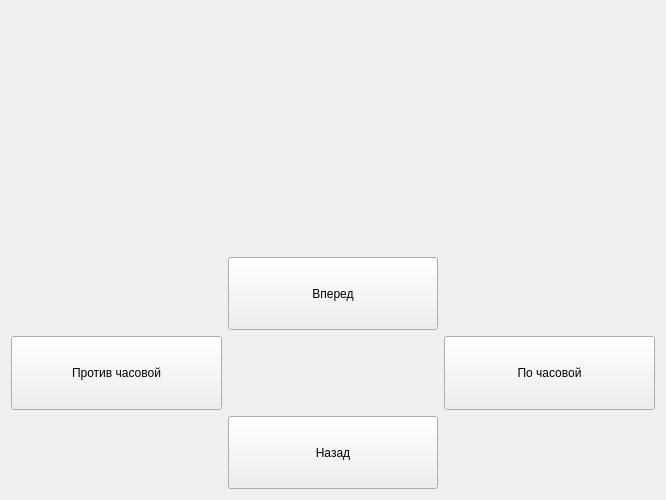
<?xml version="1.0" encoding="UTF-8"?>
<ui version="4.0">
 <class>Form</class>
 <widget class="QWidget" name="Form">
  <property name="geometry">
   <rect>
    <x>0</x>
    <y>0</y>
    <width>666</width>
    <height>500</height>
   </rect>
  </property>
  <property name="windowTitle">
   <string>Platform controller Gui - ROS2</string>
  </property>
  <layout class="QVBoxLayout" name="verticalLayout">
   <item>
    <layout class="QHBoxLayout" name="horizontalLayout_3">
     <item>
      <widget class="QLabel" name="display_left">
       <property name="sizePolicy">
        <sizepolicy hsizetype="Expanding" vsizetype="Expanding">
         <horstretch>0</horstretch>
         <verstretch>0</verstretch>
        </sizepolicy>
       </property>
       <property name="minimumSize">
        <size>
         <width>240</width>
         <height>240</height>
        </size>
       </property>
       <property name="maximumSize">
        <size>
         <width>480</width>
         <height>480</height>
        </size>
       </property>
       <property name="text">
        <string/>
       </property>
       <property name="scaledContents">
        <bool>false</bool>
       </property>
       <property name="alignment">
        <set>Qt::AlignCenter</set>
       </property>
      </widget>
     </item>
     <item>
      <widget class="QLabel" name="display_right">
       <property name="sizePolicy">
        <sizepolicy hsizetype="Expanding" vsizetype="Preferred">
         <horstretch>0</horstretch>
         <verstretch>0</verstretch>
        </sizepolicy>
       </property>
       <property name="minimumSize">
        <size>
         <width>240</width>
         <height>240</height>
        </size>
       </property>
       <property name="maximumSize">
        <size>
         <width>480</width>
         <height>480</height>
        </size>
       </property>
       <property name="text">
        <string/>
       </property>
      </widget>
     </item>
    </layout>
   </item>
   <item>
    <layout class="QGridLayout" name="gridLayout">
     <item row="2" column="1">
      <widget class="QPushButton" name="b_reverse">
       <property name="sizePolicy">
        <sizepolicy hsizetype="Expanding" vsizetype="Expanding">
         <horstretch>0</horstretch>
         <verstretch>0</verstretch>
        </sizepolicy>
       </property>
       <property name="text">
        <string>Назад</string>
       </property>
       <property name="checkable">
        <bool>false</bool>
       </property>
      </widget>
     </item>
     <item row="1" column="1">
      <spacer name="horizontalSpacer">
       <property name="orientation">
        <enum>Qt::Horizontal</enum>
       </property>
       <property name="sizeHint" stdset="0">
        <size>
         <width>40</width>
         <height>20</height>
        </size>
       </property>
      </spacer>
     </item>
     <item row="0" column="1">
      <widget class="QPushButton" name="b_forward">
       <property name="sizePolicy">
        <sizepolicy hsizetype="Expanding" vsizetype="Expanding">
         <horstretch>0</horstretch>
         <verstretch>0</verstretch>
        </sizepolicy>
       </property>
       <property name="text">
        <string>Вперед</string>
       </property>
       <property name="checkable">
        <bool>false</bool>
       </property>
      </widget>
     </item>
     <item row="1" column="0">
      <widget class="QPushButton" name="b_counterClockwise">
       <property name="sizePolicy">
        <sizepolicy hsizetype="Expanding" vsizetype="Expanding">
         <horstretch>0</horstretch>
         <verstretch>0</verstretch>
        </sizepolicy>
       </property>
       <property name="text">
        <string>Против часовой</string>
       </property>
       <property name="checkable">
        <bool>false</bool>
       </property>
      </widget>
     </item>
     <item row="1" column="2">
      <widget class="QPushButton" name="b_clockwise">
       <property name="sizePolicy">
        <sizepolicy hsizetype="Expanding" vsizetype="Expanding">
         <horstretch>0</horstretch>
         <verstretch>0</verstretch>
        </sizepolicy>
       </property>
       <property name="text">
        <string>По часовой</string>
       </property>
       <property name="checkable">
        <bool>false</bool>
       </property>
      </widget>
     </item>
    </layout>
   </item>
  </layout>
 </widget>
 <resources/>
 <connections/>
</ui>
